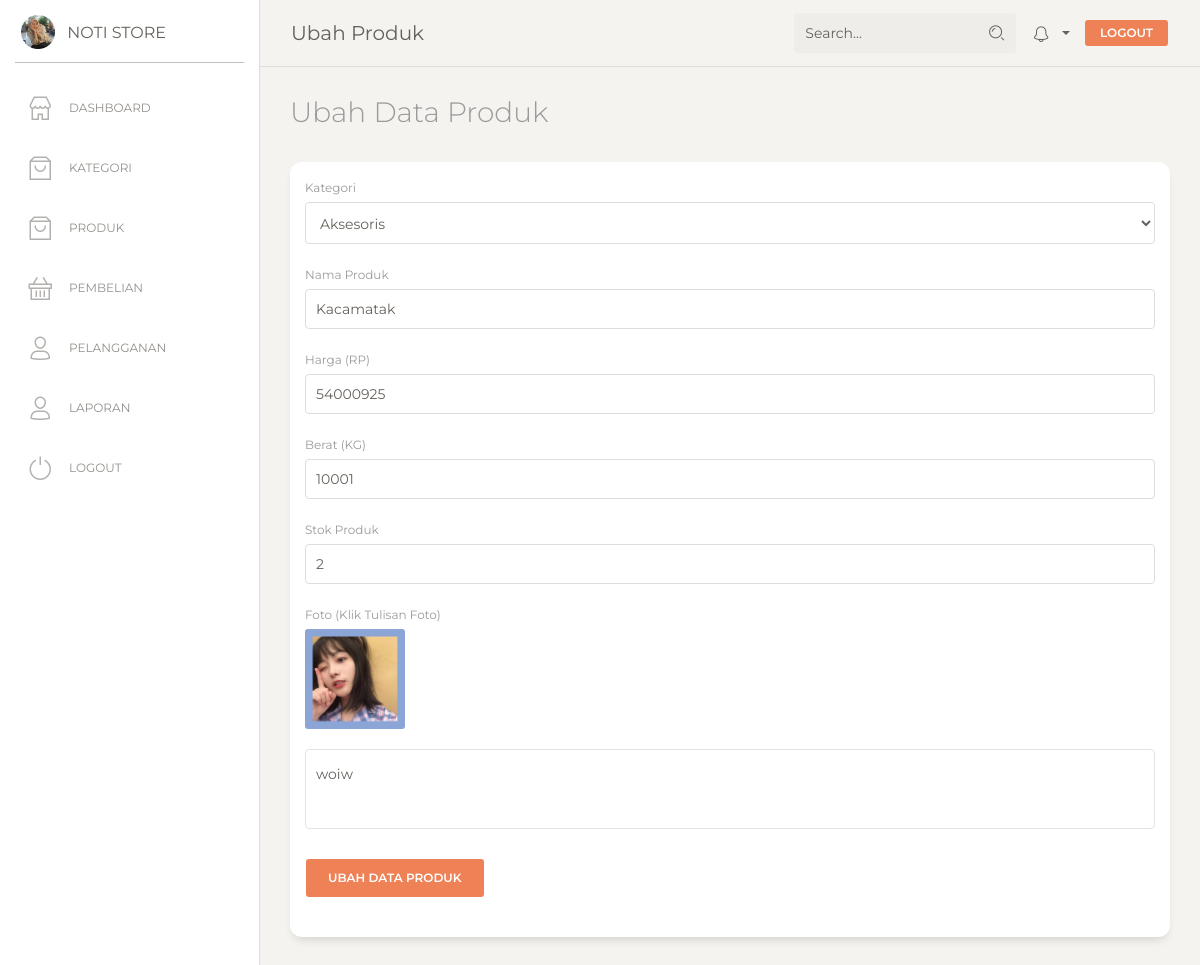
/admin/index.php?p=ubahproduk&id=11 (signed in), run on the app's committed database.
### tables this page shows
CREATE TABLE `tb_produk` (
  `id_produk` int(11) NOT NULL,
  `id_kategori` int(11) NOT NULL,
  `nama_produk` varchar(100) NOT NULL,
  `harga_produk` int(11) NOT NULL,
  `berat_produk` int(11) NOT NULL,
  `foto_produk` varchar(100) NOT NULL,
  `deskripsi_produk` text NOT NULL,
  `stok_produk` int(5) NOT NULL
);

### admin/produk/ubah_produk.php (the view, shortened to what this page needs)
<?php
require_once 'function_produk.php';
$id = $_GET['id'];
$query = $conn->query("SELECT * FROM tb_produk WHERE id_produk =$id") or die(mysqli_error($conn));
$row = $query->fetch_assoc();
$dataKategori = [];
$ambil = $conn->query("SELECT * FROM tb_kategori") or die(mysqli_error($conn));
while ($pecah = $ambil->fetch_assoc()) {
	$dataKategori[] = $pecah;
}
?>
<h3 class="description">Ubah Data Produk</h3>
<div class="row">
<div class="col-md-12">
  <div class="card card-user">
		<div class="card-body">
			<form action="" method="post" enctype="multipart/form-data">
			<div class="form-group">
				<label for="kategori">Kategori</label>
				<select name="kategori" id="kategori" class="form-control">
					<?php foreach($dataKategori as $key => $value) : ?>
					<option value="<?= $value['id_kategori'] ?>" <?php
					if($value['id_kategori'] == $value['id_kategori']){
						echo 'selected';
					} ?>>
						<?= $value['nama_kategori']; ?>
					</option>
					<?php endforeach; ?>
				</select>
			</div>
			<div class="form-group">
				<label>Nama Produk</label>
				<input type="text" class="form-control" name="nama_produk" placeholder="Masukan nama produk" autofocus="on" required value="<?= $row['nama_produk']; ?>">
			</div>
			<div class="form-group">
				<label>Harga (RP)</label>
				<input type="number" class="form-control" name="harga_produk" placeholder="Masukan harga produk" required value="<?= $row['harga_produk']; ?>">
			</div>
			<div class="form-group">
				<label>Berat (KG)</label>
				<input type="number" class="form-control" name="berat_produk" placeholder="Masukan berat produk" required value="<?= $row['berat_produk']; ?>">
			</div>
			<div class="form-group">
				<label>Stok Produk</label>
				<input type="number" class="form-control" name="stok" placeholder="Masukan stok produk" required value="<?= $row['stok_produk']; ?>">
			</div>
			<div class="form-group">
				<label>Foto (Klik Tulisan Foto)</label>
				<img src="../gambar/produk/<?= $row['foto_produk']; ?>" width="100" style="display: block;">
			</div>
			<div class="form-group">
				<textarea name="deskripsi_produk" cols="60" class="form-control" rows="5" required><?= $row['deskripsi_produk']; ?></textarea>
			</div>
			<div class="form-group">
				<button type="submit" name="ubah_produk" class="btn btn-danger">Ubah Data Produk</button>
			</div>
			</form>
		</div>
	</div>
</div>
</div>

### data on the page
tb_produk: nama_produk "Kacamatak", harga_produk "54000925", berat_produk "10001", stok "2", foto_produk (picture), deskripsi_produk "woiw"

### other printed values
form field kategori "Aksesoris"
